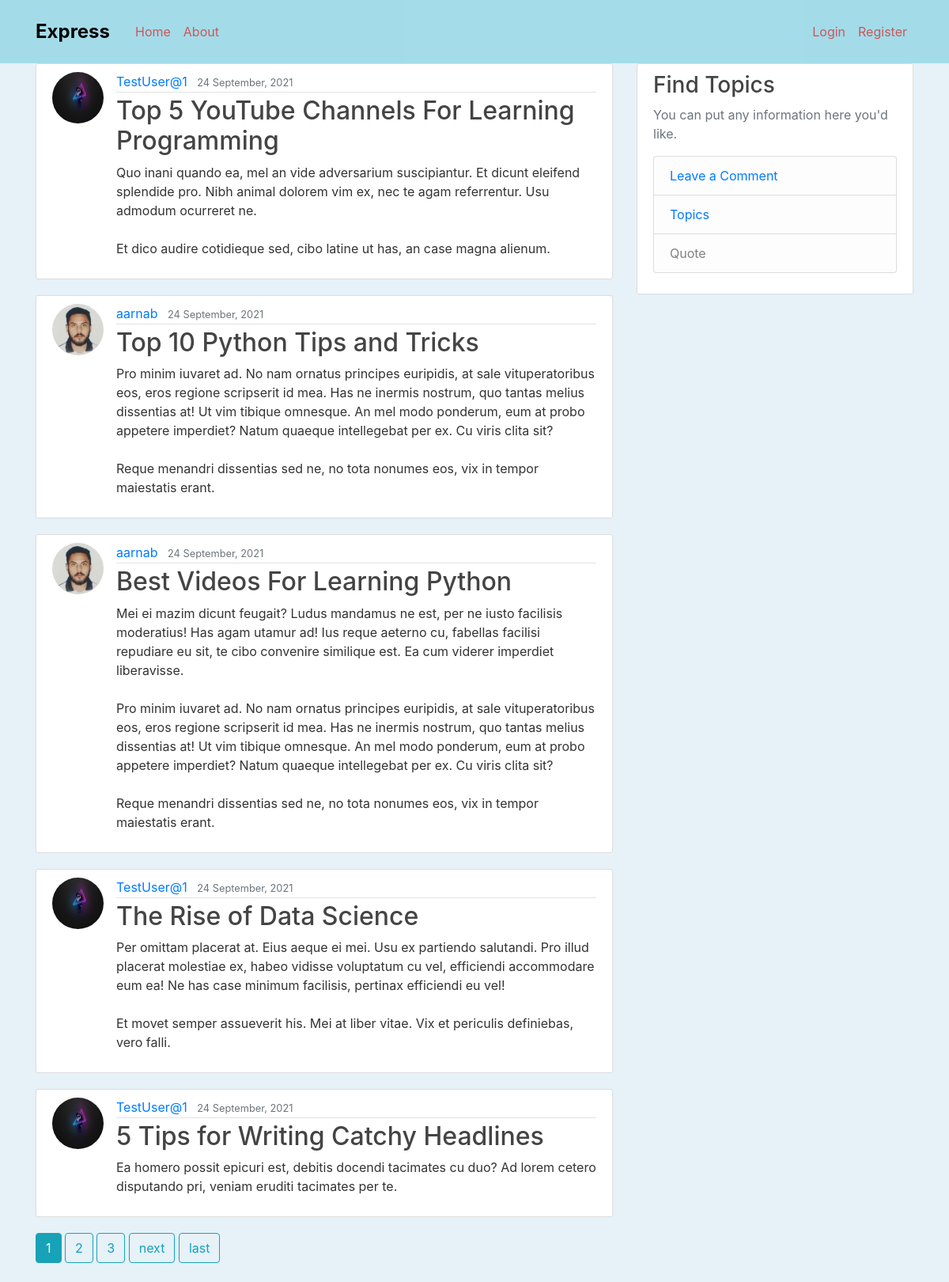
The page / on the database its author committed.
### blog/models.py (models this page shows, shortened)
class Post(models.Model):
	title = models.CharField(max_length=100)
	content = models.TextField()
	date_posted = models.DateTimeField(default = timezone.now)
	author = models.ForeignKey(User ,on_delete = models.CASCADE)

### users/models.py (models this page shows, shortened)
class Profile(models.Model):
    user = models.OneToOneField(User, on_delete=models.CASCADE)
    image = models.ImageField(default='default.jpg', upload_to='profile_pics')

### blog/views.py (the view)
# urls.py: path('',PostListView.as_view(),name='blog-home'),
class PostListView(ListView):
	model = Post
	template_name = 'blog/home.html'
	context_object_name = 'posts'
	ordering = ['-date_posted']
	paginate_by = 5

### blog/templates/blog/home.html (shortened to what this page needs)
{%extends "blog/base.html" %}
{% block content %}
	{% for post in posts %}
		<article class="media content-section">
			<img  class = "rounded-circle article-img" src = "{{ post.author.profile.image.url }}">
  			<div class="media-body">
    			<div class="article-metadata">
      					<a class="mr-2" href="{% url 'user-posts' post.author.username %}">{{ post.author }}</a>
      					<small class="text-muted">{{ post.date_posted | date:"d F, Y"}}</small>
			    </div>
    			<h2><a class="article-title" href="{% url 'post-detail' post.id %}">{{ post.title }}</a></h2>
    			<p class="article-content">{{ post.content }}</p>
 	 		</div>
		</article>
	{%endfor%}
	{% if is_paginated %}
		{% for num in page_obj.paginator.page_range %}
        {% if page_obj.number == num %}
          <a class="btn btn-info mb-4" href="?page={{ num }}">{{ num }}</a>
        {% elif num > page_obj.number|add:'-3' and num < page_obj.number|add:'3' %}
          <a class="btn btn-outline-info mb-4" href="?page={{ num }}">{{ num }}</a>
        {% endif %}
      {% endfor %}
		{% if page_obj.has_next %}
            <a class ="btn btn-outline-info mb-4" href="?page={{ page_obj.next_page_number }}">next</a>
            <a class ="btn btn-outline-info mb-4" href="?page={{ page_obj.paginator.num_pages }}">last</a>
        {% endif %}
	{%endif%}
{%endblock content %}

### blog/templates/blog/base.html (shortened to what this page needs)
{%load static %}
<!DOCTYPE html>
<html>
<head>
  <link rel="stylesheet" href="https://maxcdn.bootstrapcdn.com/bootstrap/4.0.0/css/bootstrap.min.css"
>
  <link rel="stylesheet" type="text/css" href="{% static 'blog/style.css' %}">
</head>
<body>
  <header class="site-header">
    <nav class="navbar navbar-expand-md navbar-dark bg-steel fixed-top header">
      <div class="container">
        <a class="navbar-brand mr-4" href="{% url 'blog-home' %}"><span style="font-weight: bolder; color: black; font-size: larger;">Express</span></a>
        <div class="collapse navbar-collapse" id="navbarToggle">
          <div class="navbar-nav mr-auto">
            <a class="nav-item nav-link" href="{% url 'blog-home' %}">Home</a>
            <a class="nav-item nav-link" href="{% url 'blog-about' %}">About</a>
          </div>
          <div class="navbar-nav">
            {% if user.is_authenticated %}
              <a class="nav-item nav-link" href="{% url 'profile' %}">
                <img  class = "rounded-circle article-img" src = "{{ user.profile.image.url }}"></a>
                <a class="nav-item nav-link" href="{% url 'post-create' %}">New Post</a>
              <a class="nav-item nav-link" href="{% url 'logout' %}">Logout</a>
            {% else %}
              <a class="nav-item nav-link" href="{% url 'login' %}">Login</a>
              <a class="nav-item nav-link" href="{% url 'register' %}">Register</a>
            {% endif %}
          </div>
        </div>
      </div>
    </nav>
  </header>
  <main role="main" class="container">
    <div class="row">
      <div class="col-md-8">
        {% block content %}{% endblock %}
      </div>
      <div class="col-md-4">
        <div class="content-section">
          <h3> Find Topics </h3>
          <p class='text-muted'>You can put any information here you'd like.
            <ul class="list-group">
              <li class="list-group-item list-group-item-light"><a href="{% url 'leave-reply' %}"> Leave a Comment </li>
              <li class="list-group-item list-group-item-light"><a href="{% url 'blog-topic' %}"> Topics </li></a>
              <li class="list-group-item list-group-item-light">Quote</li>
            </ul>
          </p>
        </div>
      </div>
    </div>
  </main>
</body>
</html>

### blog/static/blog/style.css (style rules this page uses)
body { background:rgba(131, 187, 224, 0.2); color: #333333; margin-top: 5rem; }
h1, h2, h3, h4, h5, h6 { color: #444444; }
ul { margin: 0; }
.bg-steel { background-color:rgba(15, 170, 200, 0.3); }
.header { height:80px; }
.site-header .navbar-nav .nav-link { color:rgb(201, 89, 89); }
.content-section { background: #ffffff; padding: 10px 20px; border: 1px solid #dddddd; border-radius: 3px; margin-bottom: 20px; }
.article-title { color: #444444; }
.article-content { white-space: pre-line; }
.article-img { height: 65px; width: 65px; margin-right: 16px; }
.article-metadata { padding-bottom: 1px; margin-bottom: 4px; border-bottom: 1px solid #e3e3e3 }
img { height: 20px; width: 30px; }

### rows shown on the page
Post: author.profile.image (picture), author "TestUser@1", date_posted "24 September, 2021", title "Top 5 YouTube Channels For Learning Programming", content "Quo inani quando ea, mel an vide adversarium suscipiantur. Et dicunt eleifend splendide pro. Nibh animal dolorem vim ex, nec te agam referrentur. Usu admodum ocurreret ne. Et dico audire cotidieque sed, cibo latine ut has, an case magna alienum."
Post: author.profile.image (picture), author "aarnab", date_posted "24 September, 2021", title "Top 10 Python Tips and Tricks", content "Pro minim iuvaret ad. No nam ornatus principes euripidis, at sale vituperatoribus eos, eros regione scripserit id mea. Has ne inermis nostrum, quo tantas melius dissentias at! Ut vim tibique omnesque. An mel modo ponderum, eum at probo appetere imperdiet? Natum quaeque intellegebat per ex. Cu viris clita sit? Reque menandri dissentias sed ne, no tota nonumes eos, vix in tempor maiestatis erant."
Post: author.profile.image (picture), author "aarnab", date_posted "24 September, 2021", title "Best Videos For Learning Python", content "Mei ei mazim dicunt feugait? Ludus mandamus ne est, per ne iusto facilisis moderatius! Has agam utamur ad! Ius reque aeterno cu, fabellas facilisi repudiare eu sit, te cibo convenire similique est. Ea cum viderer imperdiet liberavisse. Pro minim iuvaret ad. No nam ornatus principes euripidis, at sale vituperatoribus eos, eros regione scripserit id mea. Has ne inermis nostrum, quo tantas melius dissentias at! Ut vim tibique omnesque. An mel modo ponderum, eum at probo appetere imperdiet? Natum quaeque intellegebat per ex. Cu viris clita sit? Reque menandri dissentias sed ne, no tota nonumes eos, vix in tempor maiestatis erant."
Post: author.profile.image (picture), author "TestUser@1", date_posted "24 September, 2021", title "The Rise of Data Science", content "Per omittam placerat at. Eius aeque ei mei. Usu ex partiendo salutandi. Pro illud placerat molestiae ex, habeo vidisse voluptatum cu vel, efficiendi accommodare eum ea! Ne has case minimum facilisis, pertinax efficiendi eu vel! Et movet semper assueverit his. Mei at liber vitae. Vix et periculis definiebas, vero falli."
Post: author.profile.image (picture), author "TestUser@1", date_posted "24 September, 2021", title "5 Tips for Writing Catchy Headlines", content "Ea homero possit epicuri est, debitis docendi tacimates cu duo? Ad lorem cetero disputando pri, veniam eruditi tacimates per te."

### other values the page prints
{{ num }} "1"
{{ num }} "2" "3"
